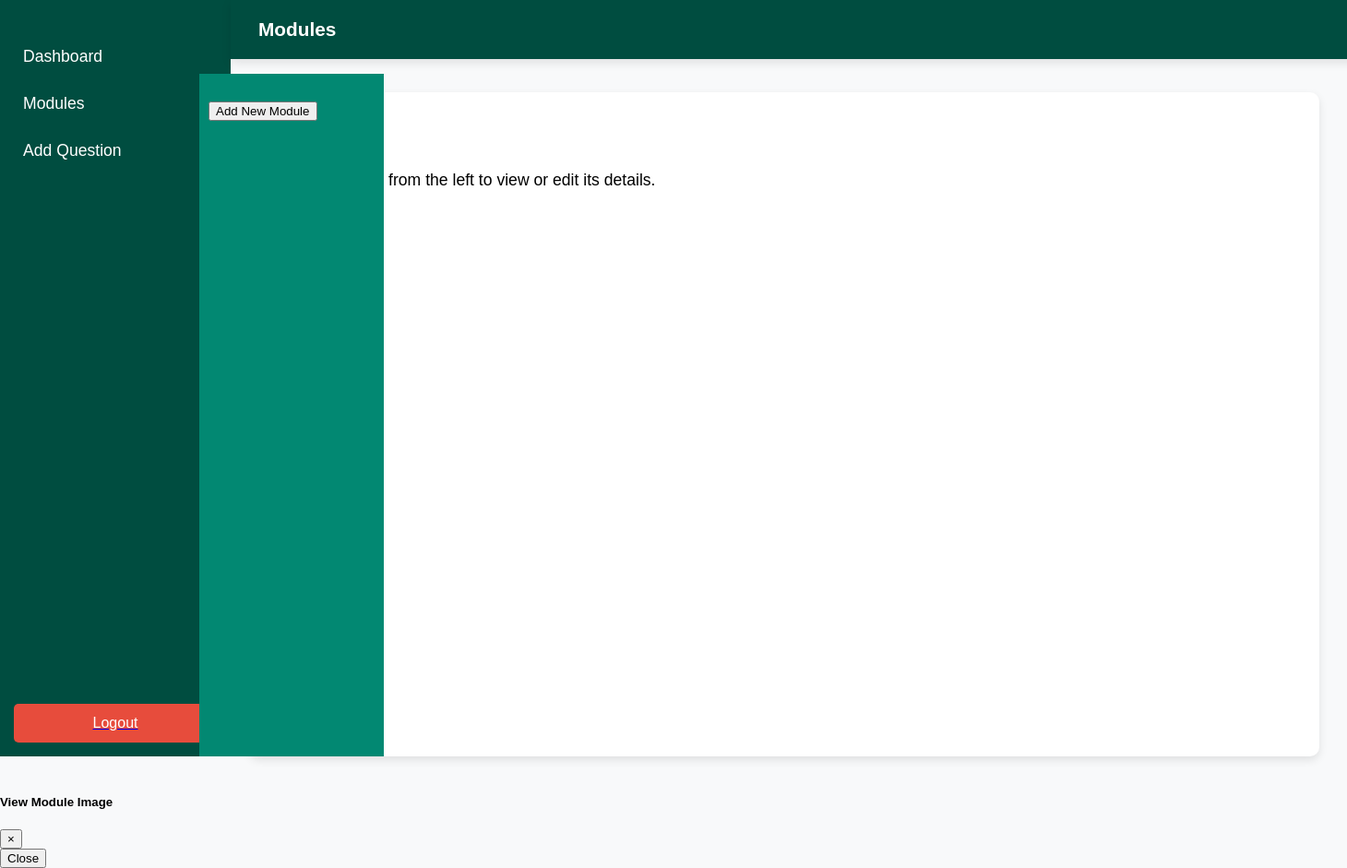
The page /admin/admin-modules.php on the database as committed earlier.
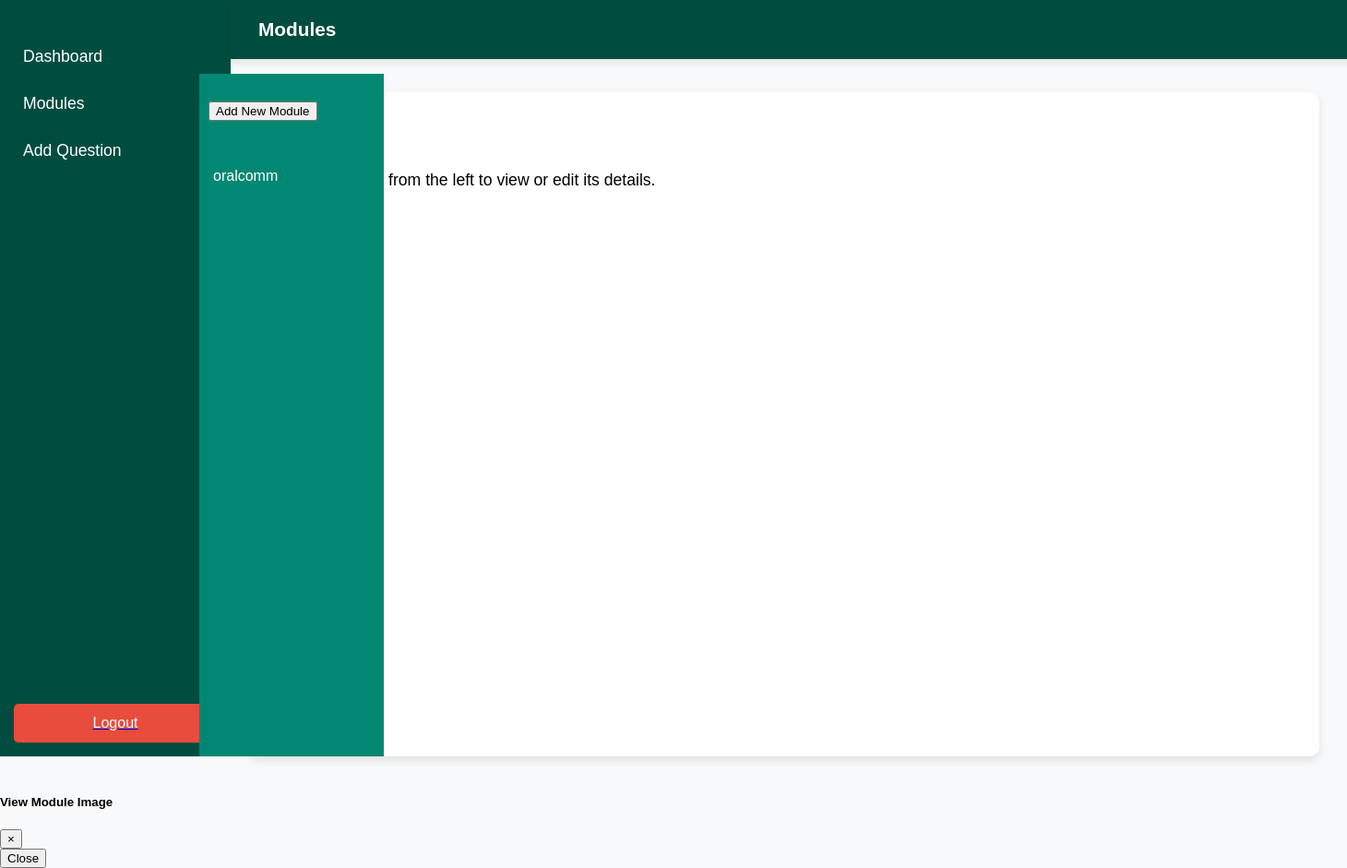
The same page on the database as committed later.
### tables this page shows
CREATE TABLE `modules` (
  `id` int NOT NULL AUTO_INCREMENT,
  `module_name` varchar(255) NOT NULL,
  `url` varchar(2048) NOT NULL,
  PRIMARY KEY (`id`)
);

### admin/admin-modules.php (the view, shortened to what this page needs)
<?php
$host = "localhost";
$user = "root";
$password = "";
$dbname = "quiz_db";
$conn = new mysqli($host, $user, $password, $dbname);
$query = "SELECT * FROM modules";
$result = $conn->query($query);
?>
<!DOCTYPE html>
<html lang="en">
<head>
    <link rel="stylesheet" href="css/admin-dash.css">
    <link rel="stylesheet" href="css/admin-sidebar.css">
    <link rel="stylesheet" href="css/module-sidebar.css">
</head>
<body>
    <?php include_once 'admin-sidebar.php'; ?>
    <div class="header" style="background-color: #004d40;">Modules</div>
    <div class="flex">
    <div class="container-flex">
        <div class="module-sidebar">
            <div class="add-module-container">
                <button id="add-module-btn" class="btn btn-success">Add New Module</button>
            </div>
            <ul class="menu">
                <?php while ($module = $result->fetch_assoc()) { ?>
                    <li class="module-item"
                        onclick='editModule(<?= json_encode($module['id']) ?>, <?= json_encode($module['module_name']) ?>, <?= json_encode($module['content']) ?>, <?= json_encode($module['image_url'] ?? '') ?>)'>
                        <?= htmlspecialchars($module['module_name'], ENT_QUOTES) ?>
                    </li>
                <?php } ?>
            </ul>
        </div>
        <div class="main-content">
            <div class="card" style="left: 27vh; width: 140vh; height: 85vh;">
                <div class="card-body" id="module-card-body">
                    <h5>Module Details</h5>
                    <p>Select a module from the left to view or edit its details.</p>
                </div>
            </div>
        </div>
    </div>
    <div class="modal fade" id="viewImageModal" tabindex="-1" role="dialog" aria-labelledby="viewImageModalLabel" aria-hidden="true">
        <div class="modal-dialog" role="document">
            <div class="modal-content">
                <div class="modal-header">
                    <h5 class="modal-title" id="viewImageModalLabel">View Module Image</h5>
                    <button type="button" class="close" data-dismiss="modal" aria-label="Close">
                        <span aria-hidden="true">&times;</span>
                    </button>
                </div>
                <div class="modal-footer">
                    <button type="button" class="btn btn-secondary" data-dismiss="modal">Close</button>
                </div>
            </div>
        </div>
    </div>
</body>
</html>

### admin/admin-sidebar.php
<div class="sidebar">
    <ul class="menu">
    <li><i class="fas fa-home"></i><a href="admin-dashboard.php"> Dashboard</a></li>
        <li><i class="fas fa-book-open"></i><a href="admin-modules.php"> Modules</a></li>
        <li><i class="fas fa-plus-circle"></i><a href="admin-addquestion.php"> Add Question</a></li>
    </ul>
    <div class="logout-container">
            <a href="../logout.php"><button class="logout-button" type="submit"><i class="fas fa-sign-out-alt"></i> Logout</button></a>
    </div>
</div>

### admin/css/admin-dash.css (style rules this page uses)
body { font-family: 'Poppins', sans-serif; margin: 0; background-color: #f8f9fa; display: flex; width:100vw; }
.header { width: calc(100% - 250px); background-color: #004d40; color: white; padding: 20px 30px; display: flex; align-items: center; font-size: 1.3em; font-weight: bold; position: fixed; top: 0; left: 250px; box-shadow: 0 4px 10px rgba(0, 0, 0, 0.1); z-index: 1000; }
.main-content { margin-top: 80px; width:80%; padding: 20px; flex: 1; }
.card { background: white; width:75vw; margin-left: 250px; padding: 20px; border-radius: 10px; box-shadow: 0 4px 10px rgba(0, 0, 0, 0.1); transition: 0.3s; font-size: 1.1em; }

### admin/css/admin-sidebar.css (style rules this page uses)
.sidebar { width: 250px; height: 100vh; background-color: #004d40; color: white; padding-top: 20px; position: fixed; display: flex; flex-direction: column; justify-content: space-between; }
.sidebar .menu { list-style: none; padding: 0; }
.sidebar .menu li { padding: 15px; cursor: pointer; display: flex; align-items: center; transition: 0.3s; }
.sidebar .menu li a { color: white; text-decoration: none; margin-left: 10px; font-size: 1.1em; }
.logout-container { padding: 15px; }
.logout-button { background: #E74C3C; color: white; padding: 12px; border: none; cursor: pointer; border-radius: 5px; font-size: 1em; transition: 0.3s; width: 100%; text-align: left; display: flex; align-items: center; justify-content: center; }

### admin/css/module-sidebar.css (style rules this page uses)
.module-sidebar { width: 25vh; height: 90vh; background-color: #028872; color: white; padding-top: 20px; position: fixed; display: flex; flex-direction: column; justify-content: space-between; left: 27vh; overflow: hidden; }
.module-sidebar .menu { list-style: none; padding: 0; overflow-y: auto; flex-grow: 1; padding-top: 10px; }
.module-sidebar .menu li { padding: 15px; cursor: pointer; display: flex; align-items: center; transition: 0.3s; }
.add-module-container { position: sticky; bottom: 0; background-color: #028872; padding: 10px; }
.module-item { cursor: pointer; padding: 10px; transition: background-color 0.2s ease-in-out; }

### admin/admin-modules.php (style rules this page uses)
.modal-content { height: auto; }

Rows that differ between the two databases and show on the page:
added modules: module_name "oralcomm"
